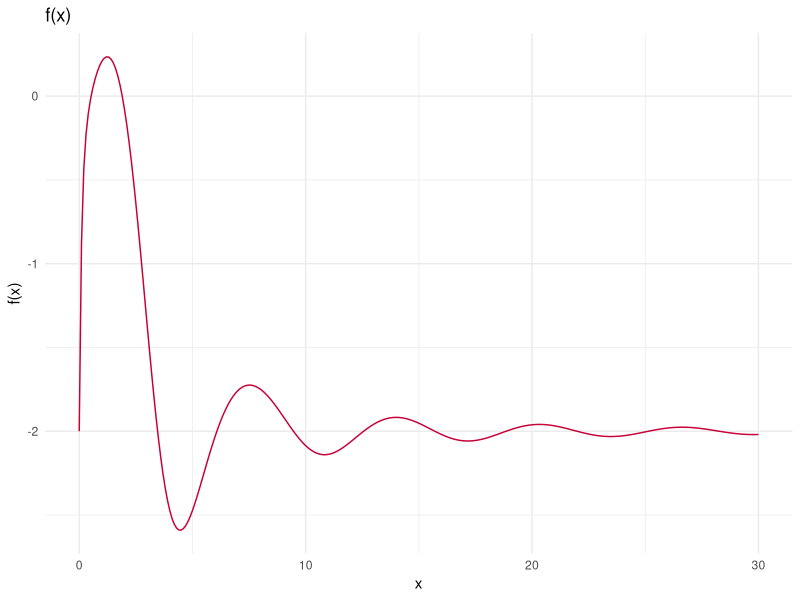
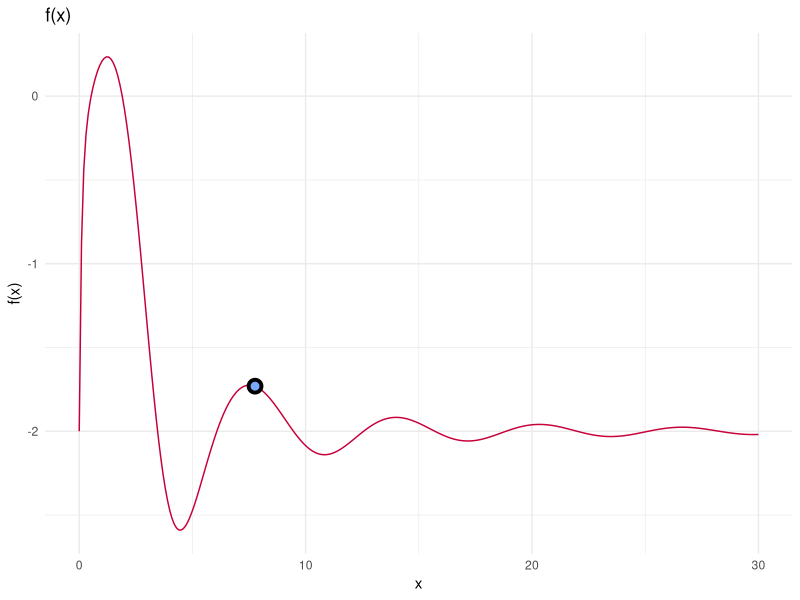
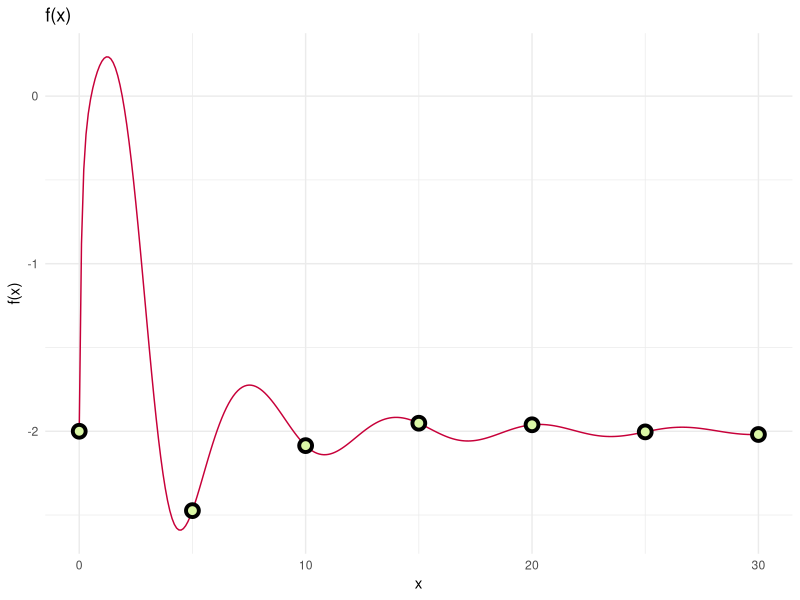
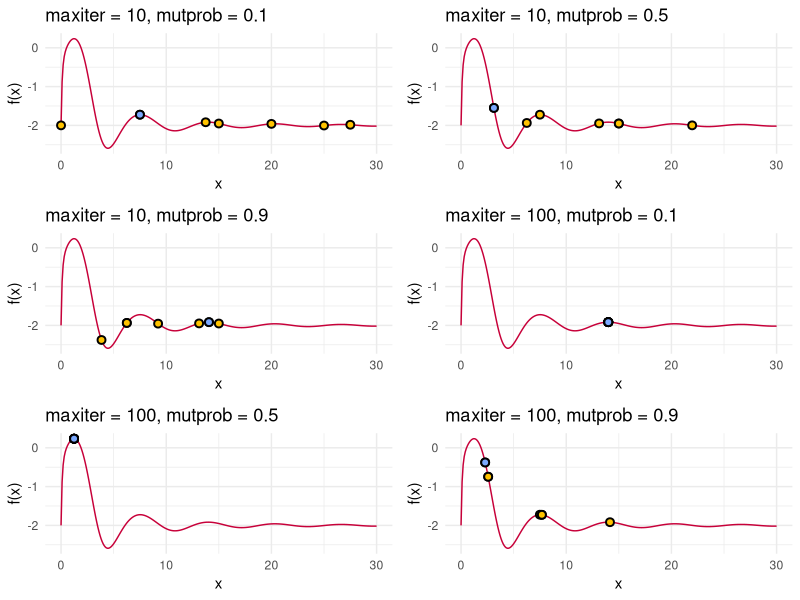
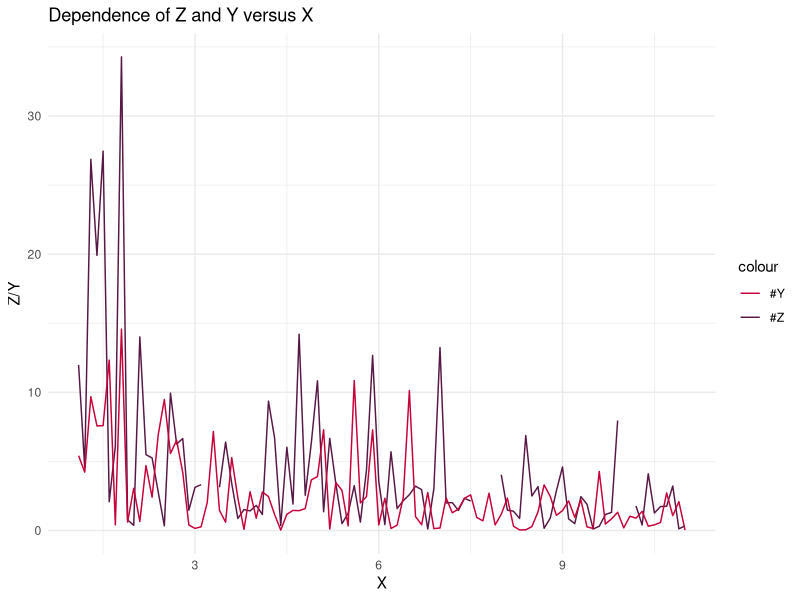
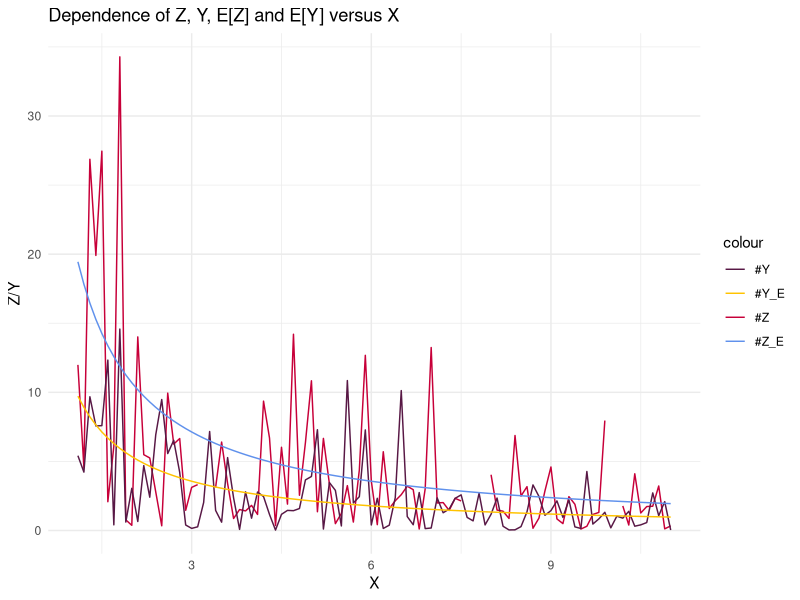

These charts were generated, in order, by the following R code:
## ---- chunk 1
knitr::opts_chunk$set(echo = TRUE, cache = FALSE, include = TRUE, eval = TRUE)
library(ggplot2)
library(knitr)
library(gridExtra)
## ---- chunk 2

f = function(x) {
  left = x^2/exp(x)
  exponent = (-9*sin(x))/(x^2+x+1)
  right = 2*exp(exponent)
  return(left-right)
}

## ---- chunk 3

crossover = function(x, y) return((x+y)/2)

## ---- chunk 4

mutate = function(x) return((x^2)%%30)

## ---- chunk 5

sequence = seq(from = 0, to = 30, by = 0.1)
f.sequence. = f(sequence)
df = data.frame(sequence, f.sequence.)

ggplot(df) +
  geom_line(aes(x = sequence, y = f.sequence.), color = "#C70039") +
  labs(title = "f(x)", y = "f(x)", x = "x") +
  theme_minimal()

## ---- chunk 6

print(sequence[which.max(f.sequence.)])

## ---- chunk 7

print(max(f.sequence.))

## ---- chunk 8

X = seq(from = 0, to = 30, by = 5)

## ---- chunk 9

Values = f(X)

## ---- chunk 10

genetic = function(X, Values, maxiter = 100, mutprob = 0.05) {

  best_individual = NaN
  
  for (i in 1:maxiter) {
    
    # 1)
    parents = sample(1:length(X), size = 2)
    
    # 2) I don't know why we should order here!?
    victim = which.min(Values)
    
    # 3)
    child = crossover(X[parents][1], X[parents][2])
    if (mutprob > runif(n = 1, min = 0, max = 1)) {
      child= (mutate(child))
    }
    
    # 4)
    X[victim] = child
    Values[victim] = f(child)
    
    # 5)
    best_index = which.max(Values)
    best_individual = list(cx = X[best_index], cy = Values[best_index])
  }
  return(list(best = best_individual, population = X))
}

best_individual = genetic(X, Values, 100, 0.05)$best

## ---- chunk 11

df = data.frame(sequence, f.sequence.)
best_individual = as.data.frame(best_individual)

ggplot(df) +
  geom_line(aes(x = sequence, y = f.sequence.), color = "#C70039") +
  geom_point(aes(x = cx, y = cy ), data = best_individual, color = "black",
            fill = "#7BA9FF", shape = 21, size = 3, stroke = 2) +
  labs(title = "f(x)", y = "f(x)", x = "x") +
  theme_minimal()

## ---- chunk 12

df = data.frame(sequence, f.sequence.)
initial.population = data.frame(X, Values)

ggplot(df) +
  geom_line(aes(x = sequence, y = f.sequence.), color = "#C70039") +
  geom_point(aes(x = X, y = Values ), data = initial.population, color = "black",
            fill = "#DAF7A6", shape = 21, size = 3, stroke = 2) +
  labs(title = "f(x)", y = "f(x)", x = "x") +
  theme_minimal()

## ---- chunk 13

set.seed(12345)

genetic1 = genetic(X, Values, 10, 0.1)
genetic2 = genetic(X, Values, 10, 0.5)
genetic3 = genetic(X, Values, 10, 0.9)
genetic4 = genetic(X, Values, 100, 0.1)
genetic5 = genetic(X, Values, 100, 0.5)
genetic6 = genetic(X, Values, 100, 0.9)

population1 = data.frame(genetic1$population, f(genetic1$population))
best1 = as.data.frame(genetic1$best)

population2 = data.frame(genetic2$population, f(genetic2$population))
best2 = as.data.frame(genetic2$best)

population3 = data.frame(genetic3$population, f(genetic3$population))
best3 = as.data.frame(genetic3$best)

population4 = data.frame(genetic4$population, f(genetic4$population))
best4 = as.data.frame(genetic4$best)

population5 = data.frame(genetic5$population, f(genetic5$population))
best5 = as.data.frame(genetic5$best)

population6 = data.frame(genetic6$population, f(genetic6$population))
best6 = as.data.frame(genetic6$best)

p1 = ggplot(df) +
  geom_line(aes(x = sequence, y = f.sequence.), color = "#C70039") +
  geom_point(aes(x = genetic1.population, y = f.genetic1.population.), data = population1, color = "black",
            fill = "#FFC300", shape = 21, size = 2, stroke = 1) +
  geom_point(aes(x = cx, y = cy), data = best1, color = "black",
            fill = "#7BA9FF", shape = 21, size = 2, stroke = 1) +
  labs(title = "maxiter = 10, mutprob = 0.1", y = "f(x)", x = "x") +
  theme_minimal()

p2 = ggplot(df) +
  geom_line(aes(x = sequence, y = f.sequence.), color = "#C70039") +
  geom_point(aes(x = genetic2.population, y = f.genetic2.population.), data = population2, color = "black",
            fill = "#FFC300", shape = 21, size = 2, stroke = 1) +
  geom_point(aes(x = cx, y = cy), data = best2, color = "black",
            fill = "#7BA9FF", shape = 21, size = 2, stroke = 1) +
  labs(title = "maxiter = 10, mutprob = 0.5", y = "f(x)", x = "x") +
  theme_minimal()

p3 = ggplot(df) +
  geom_line(aes(x = sequence, y = f.sequence.), color = "#C70039") +
  geom_point(aes(x = genetic3.population, y = f.genetic3.population.), data = population3, color = "black",
            fill = "#FFC300", shape = 21, size = 2, stroke = 1) +
  geom_point(aes(x = cx, y = cy), data = best3, color = "black",
            fill = "#7BA9FF", shape = 21, size = 2, stroke = 1) +
  labs(title = "maxiter = 10, mutprob = 0.9", y = "f(x)", x = "x") +
  theme_minimal()

p4 = ggplot(df) +
  geom_line(aes(x = sequence, y = f.sequence.), color = "#C70039") +
  geom_point(aes(x = genetic4.population, y = f.genetic4.population.), data = population4, color = "black",
            fill = "#FFC300", shape = 21, size = 2, stroke = 1) +
  geom_point(aes(x = cx, y = cy), data = best4, color = "black",
            fill = "#7BA9FF", shape = 21, size = 2, stroke = 1) +
  labs(title = "maxiter = 100, mutprob = 0.1", y = "f(x)", x = "x") +
  theme_minimal()

p5 = ggplot(df) +
  geom_line(aes(x = sequence, y = f.sequence.), color = "#C70039") +
  geom_point(aes(x = genetic5.population, y = f.genetic5.population.), data = population5, color = "black",
            fill = "#FFC300", shape = 21, size = 2, stroke = 1) +
  geom_point(aes(x = cx, y = cy), data = best5, color = "black",
            fill = "#7BA9FF", shape = 21, size = 2, stroke = 1) +
  labs(title = "maxiter = 100, mutprob = 0.5", y = "f(x)", x = "x") +
  theme_minimal()

p6 = ggplot(df) +
  geom_line(aes(x = sequence, y = f.sequence.), color = "#C70039") +
  geom_point(aes(x = genetic6.population, y = f.genetic6.population.), data = population6, color = "black",
            fill = "#FFC300", shape = 21, size = 2, stroke = 1) +
  geom_point(aes(x = cx, y = cy), data = best6, color = "black",
            fill = "#7BA9FF", shape = 21, size = 2, stroke = 1) +
  labs(title = "maxiter = 100, mutprob = 0.9", y = "f(x)", x = "x") +
  theme_minimal()

grid.arrange(p1, p2, p3, p4, p5, p6, nrow = 3)

## ---- chunk 14

data = read.csv("physical1.csv", sep = ",", dec = ".")
head(data)

## ---- chunk 15

ggplot(data) +
  #geom_point(aes(x = X, y = Z, color = "#Z")) +
  geom_line(aes(x = X, y = Z, color = "#Z")) +
  geom_line(aes(x = X, y = Y, color = "#Y")) +
  labs(title = "Dependence of Z and Y versus X", y = "Z/Y", x = "X") +
  scale_color_manual(values = c("#C70039", "#581845")) +
  theme_minimal()

#ggplot(data) +
#  #geom_point(aes(x = X, y = Y, color = "#Y")) +
#  geom_line(aes(x = X, y = Y, color = "#Y")) +
#  labs(title = "Dependence of Z and Y versus X", y = "Z/Y", x = "X") +
#  scale_color_manual(values = c("#581845")) +
#  theme_minimal()

## ---- chunk 16

# To keep it simple we will not pass the data to the function.
lambda_estimate_em = function (input_iterations = 100, input_treshold = 0.0001) {
  iterations_max = input_iterations
  iterations = 0
  threshold = input_treshold
  
  n = nrow(data)
  lambdas = c()
  lambda = NaN
  lambda_k = 100
  
  Z = data$Z[!is.na(data$Z)]
  A = data$Z[is.na(data$Z)]
  
  Z_index =  which(!is.na(data$Z))
  A_index =  which(is.na(data$Z))
  
  X = data$X[Z_index]
  X_A = data$X[A_index]
  
  beta = length(Z)
  
  # Return values
  
  
  for (i in 1:iterations_max) {
    iterations = iterations + 1
    
    # E/M-Step
    lambda = lambda_k
    lambda_k = (sum(data$X * data$Y) + 0.5 * sum(X * Z) +
                  ((n - beta) * lambda_k)) / (2 * n)
    lambdas = c(lambdas, lambda_k)
    
    if (abs(lambda_k - lambda) < threshold ) break
  }
  
  return(list(lambdas, iterations))
}

em_result = lambda_estimate_em()
lambda_result = em_result[[1]][em_result[[2]]]

## ---- chunk 17

data$Y_E = (lambda_result)/data$X
data$Z_E = (2*lambda_result)/data$X

ggplot(data) +
  geom_line(aes(x = X, y = Z, color = "#Z")) +
  geom_line(aes(x = X, y = Y, color = "#Y")) +
    geom_line(aes(x = X, y = Z_E, color = "#Z_E")) +
  geom_line(aes(x = X, y = Y_E, color = "#Y_E")) +
  labs(title = "Dependence of Z, Y, E[Z] and E[Y] versus X", y = "Z/Y", x = "X") +
  scale_color_manual(values = c("#581845", "#FFC300", "#C70039", "#6091ec")) +
  theme_minimal()
